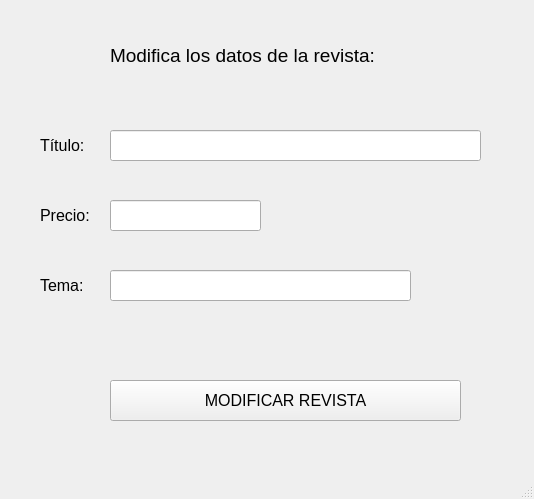
<?xml version="1.0" encoding="UTF-8"?>
<ui version="4.0">
 <class>ventanaEdicion</class>
 <widget class="QMainWindow" name="ventanaEdicion">
  <property name="geometry">
   <rect>
    <x>0</x>
    <y>0</y>
    <width>534</width>
    <height>499</height>
   </rect>
  </property>
  <property name="windowTitle">
   <string>Editar revista</string>
  </property>
  <widget class="QWidget" name="centralwidget">
   <widget class="QLabel" name="lbl_tema">
    <property name="geometry">
     <rect>
      <x>40</x>
      <y>270</y>
      <width>61</width>
      <height>31</height>
     </rect>
    </property>
    <property name="font">
     <font>
      <pointsize>12</pointsize>
     </font>
    </property>
    <property name="text">
     <string>Tema:</string>
    </property>
   </widget>
   <widget class="QPushButton" name="boton_modificar_revista">
    <property name="geometry">
     <rect>
      <x>110</x>
      <y>380</y>
      <width>351</width>
      <height>41</height>
     </rect>
    </property>
    <property name="font">
     <font>
      <pointsize>12</pointsize>
     </font>
    </property>
    <property name="text">
     <string>MODIFICAR REVISTA</string>
    </property>
   </widget>
   <widget class="QLabel" name="lbl_principal">
    <property name="geometry">
     <rect>
      <x>110</x>
      <y>40</y>
      <width>291</width>
      <height>31</height>
     </rect>
    </property>
    <property name="font">
     <font>
      <pointsize>14</pointsize>
     </font>
    </property>
    <property name="text">
     <string>Modifica los datos de la revista: </string>
    </property>
   </widget>
   <widget class="QLineEdit" name="entrada_tema">
    <property name="geometry">
     <rect>
      <x>110</x>
      <y>270</y>
      <width>301</width>
      <height>31</height>
     </rect>
    </property>
   </widget>
   <widget class="QLineEdit" name="entrada_titulo">
    <property name="geometry">
     <rect>
      <x>110</x>
      <y>130</y>
      <width>371</width>
      <height>31</height>
     </rect>
    </property>
   </widget>
   <widget class="QLabel" name="lbl_precio">
    <property name="geometry">
     <rect>
      <x>40</x>
      <y>200</y>
      <width>71</width>
      <height>31</height>
     </rect>
    </property>
    <property name="font">
     <font>
      <pointsize>12</pointsize>
     </font>
    </property>
    <property name="text">
     <string>Precio:</string>
    </property>
   </widget>
   <widget class="QLineEdit" name="entrada_precio">
    <property name="geometry">
     <rect>
      <x>110</x>
      <y>200</y>
      <width>151</width>
      <height>31</height>
     </rect>
    </property>
   </widget>
   <widget class="QLabel" name="lbl_titulo">
    <property name="geometry">
     <rect>
      <x>40</x>
      <y>130</y>
      <width>61</width>
      <height>31</height>
     </rect>
    </property>
    <property name="font">
     <font>
      <pointsize>12</pointsize>
     </font>
    </property>
    <property name="text">
     <string>Título: </string>
    </property>
   </widget>
  </widget>
  <widget class="QStatusBar" name="statusbar"/>
 </widget>
 <resources/>
 <connections/>
</ui>
